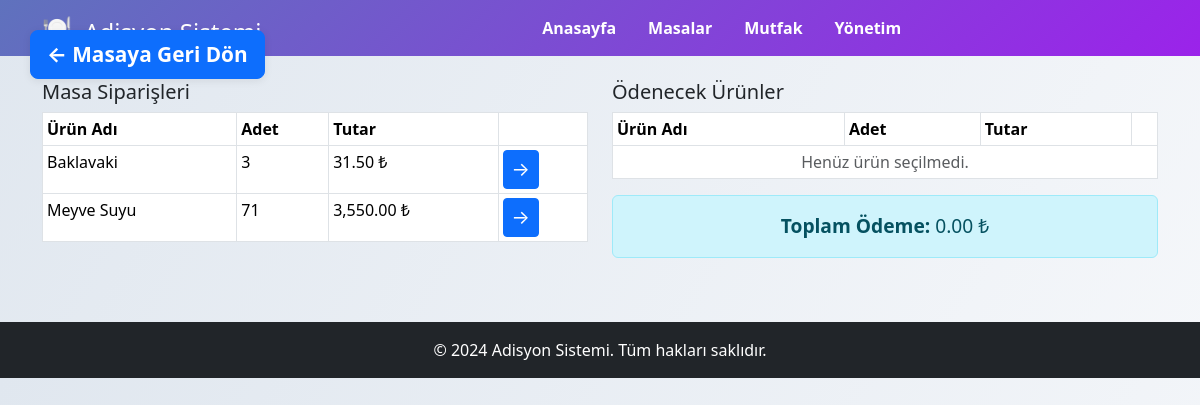
/ayriodeme.php?masa_id=9, run on the app's committed database.
### tables this page shows
CREATE TABLE `anliksiparis` (
  `id` int(11) NOT NULL,
  `masa_id` int(11) NOT NULL,
  `urun_id` int(11) NOT NULL,
  `adet` int(11) NOT NULL,
  `saat` time NOT NULL,
  `aciklama` text NOT NULL,
  `siparis_durumu` int(11) NOT NULL
);

CREATE TABLE `urunler` (
  `id` int(11) NOT NULL,
  `urun_adi` varchar(255) NOT NULL,
  `urun_fiyat` float NOT NULL,
  `kategori_id` int(11) NOT NULL
);

### ayriodeme.php (the view, shortened to what this page needs)
<?php include 'inc/header.php'; ?>
<?php
$ayriodeme_masa_id = isset($_GET["masa_id"]) ? intval($_GET["masa_id"]) : 0;
if ($ayriodeme_masa_id > 0) {
    echo '<div class="position-fixed" style="top: 30px; left: 30px; z-index: 1050;">';
    echo '<a href="masadetay.php?masa_id=' . $ayriodeme_masa_id . '" class="btn btn-primary btn-lg" style="min-width: 220px; font-size: 1.3rem; font-weight: bold; box-shadow: 0 2px 8px rgba(0,0,0,0.08);">';
    echo '← Masaya Geri Dön';
    echo '</a>';
    echo '</div>';
}
$ayriodeme_siparisler = [];
if ($ayriodeme_masa_id > 0) {
    $ayriodeme_stmt = $conn->prepare("SELECT a.id, a.urun_id, a.adet, u.urun_adi, u.urun_fiyat
                            FROM anliksiparis a
                            LEFT JOIN urunler u ON a.urun_id = u.id
                            WHERE a.masa_id = ?");
    $ayriodeme_stmt->bind_param("i", $ayriodeme_masa_id);
    $ayriodeme_stmt->execute();
    $ayriodeme_result = $ayriodeme_stmt->get_result();
    while ($ayriodeme_row = $ayriodeme_result->fetch_assoc()) {
        $ayriodeme_siparisler[] = $ayriodeme_row;
    }
}
$ayriodeme_sag_siparisler = [];
$ayriodeme_sol_siparisler = [];
foreach ($ayriodeme_siparisler as $ayriodeme_siparis) {
    $ayriodeme_kalan_adet = $ayriodeme_siparis['adet'];
    if ($ayriodeme_kalan_adet > 0) {
        $ayriodeme_sol_siparisler[] = [
            'id' => $ayriodeme_siparis['id'],
            'urun_adi' => $ayriodeme_siparis['urun_adi'],
            'urun_fiyat' => $ayriodeme_siparis['urun_fiyat'],
            'adet' => $ayriodeme_kalan_adet
        ];
    }
}
?>
<div class="container mt-4">
    <div class="row">
        <div class="col-md-6">
            <h5>Masa Siparişleri</h5>
            <table class="table table-bordered table-sm">
                <thead>
                    <tr>
                        <th>Ürün Adı</th>
                        <th>Adet</th>
                        <th>Tutar</th>
                        <th></th>
                    </tr>
                </thead>
                <tbody>
                <?php if (count($ayriodeme_sol_siparisler) > 0): ?>
                    <?php foreach ($ayriodeme_sol_siparisler as $ayriodeme_siparis): ?>
                        <tr>
                            <td><?= htmlspecialchars($ayriodeme_siparis['urun_adi']) ?></td>
                            <td><?= $ayriodeme_siparis['adet'] ?></td>
                            <td><?= number_format($ayriodeme_siparis['urun_fiyat'] * $ayriodeme_siparis['adet'], 2) ?> ₺</td>
                            <td>
                                <form method="post" style="display:inline;">
                                    <button type="submit" name="ayriodeme_saga_aktar" class="btn btn-primary btn-sm" title="Sağa Aktar">
                                        <span style="font-size:1.2rem;">&#8594;</span>
                                    </button>
                                </form>
                            </td>
                        </tr>
                    <?php endforeach; ?>
                <?php else: ?>
                    <tr><td colspan="4" class="text-center text-muted">Tüm siparişler sağa aktarıldı veya sipariş yok.</td></tr>
                <?php endif; ?>
                </tbody>
            </table>
        </div>
        <div class="col-md-6">
            <h5>Ödenecek Ürünler</h5>
            <table class="table table-bordered table-sm">
                <thead>
                    <tr>
                        <th>Ürün Adı</th>
                        <th>Adet</th>
                        <th>Tutar</th>
                        <th></th>
                    </tr>
                </thead>
                <tbody>
                <?php
                $ayriodeme_toplam_odeme = 0;
                if (count($ayriodeme_sag_siparisler) > 0):
                    foreach ($ayriodeme_sag_siparisler as $ayriodeme_siparis):
                        $ayriodeme_tutar = $ayriodeme_siparis['urun_fiyat'] * $ayriodeme_siparis['adet'];
                        $ayriodeme_toplam_odeme += $ayriodeme_tutar;
                ?>
                    <tr>
                        <td><?= htmlspecialchars($ayriodeme_siparis['urun_adi']) ?></td>
                        <td><?= $ayriodeme_siparis['adet'] ?></td>
                        <td><?= number_format($ayriodeme_tutar, 2) ?> ₺</td>
                        <td>
                            <form method="post" style="display:inline;">
                                <input type="hidden" name="ayriodeme_siparis_id" value="<?= $ayriodeme_siparis['id'] ?>">
                                <button type="submit" name="ayriodeme_sagdan_eksilt" class="btn btn-warning btn-sm" title="Bir adet geri al">
                                    <span style="font-size:1.2rem;">&#8592;</span>
                                </button>
                            </form>
                        </td>
                    </tr>
                <?php
                    endforeach;
                else:
                ?>
                    <tr><td colspan="4" class="text-center text-muted">Henüz ürün seçilmedi.</td></tr>
                <?php endif; ?>
                </tbody>
            </table>
            <div class="mt-3">
                <div class="alert alert-info text-center" style="font-size:1.2rem;">
                    <strong>Toplam Ödeme:</strong> <?= number_format($ayriodeme_toplam_odeme, 2) ?> ₺
                </div>
            </div>
        </div>
    </div>
</div>
<?php include 'inc/footer.php'; ?>

### inc/header.php (style rules this page uses)
body { background: linear-gradient(120deg, #e0e7ef 0%, #f5f7fa 100%); }

### data on the page
anliksiparis: urunler.urun_adi "Baklavaki", adet "3", adet.urun_fiyat "31.50"
anliksiparis: urunler.urun_adi "Meyve Suyu", adet "71", adet.urun_fiyat "3,550.00"

### other printed values
$ayriodeme_toplam_odeme "0.00"
